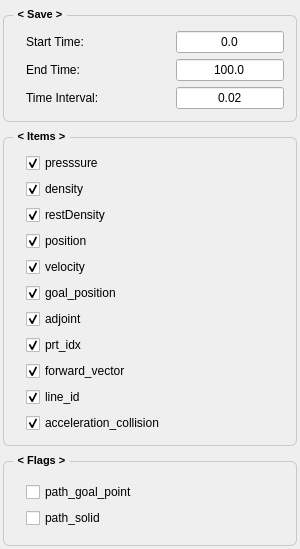
<?xml version="1.0" encoding="UTF-8"?>
<ui version="4.0">
 <class>ReportForm</class>
 <widget class="QWidget" name="ReportForm">
  <property name="geometry">
   <rect>
    <x>0</x>
    <y>0</y>
    <width>300</width>
    <height>549</height>
   </rect>
  </property>
  <property name="sizePolicy">
   <sizepolicy hsizetype="Preferred" vsizetype="Preferred">
    <horstretch>0</horstretch>
    <verstretch>0</verstretch>
   </sizepolicy>
  </property>
  <property name="font">
   <font>
    <pointsize>9</pointsize>
   </font>
  </property>
  <property name="windowTitle">
   <string>Form</string>
  </property>
  <layout class="QVBoxLayout" name="verticalLayout">
   <property name="leftMargin">
    <number>3</number>
   </property>
   <property name="topMargin">
    <number>6</number>
   </property>
   <property name="rightMargin">
    <number>3</number>
   </property>
   <property name="bottomMargin">
    <number>3</number>
   </property>
   <item>
    <widget class="QGroupBox" name="groupBox_4">
     <property name="maximumSize">
      <size>
       <width>16777215</width>
       <height>16777215</height>
      </size>
     </property>
     <property name="font">
      <font>
       <pointsize>8</pointsize>
       <bold>true</bold>
      </font>
     </property>
     <property name="styleSheet">
      <string notr="true">QGroupBox {
    border: 1px solid;
    border-radius: 6;
    margin-top: 9;
    border-color : #c8c8c8;
	padding: 3;   
}
QGroupBox::title {
    subcontrol-origin: margin;
    subcontrol-position: top left;
    left: 10;
    padding: 2 3;
}</string>
     </property>
     <property name="title">
      <string>&lt; Save &gt;</string>
     </property>
     <layout class="QVBoxLayout" name="verticalLayout_5">
      <property name="spacing">
       <number>6</number>
      </property>
      <property name="topMargin">
       <number>12</number>
      </property>
      <item>
       <layout class="QHBoxLayout" name="horizontalLayout_10" stretch="1,0">
        <property name="leftMargin">
         <number>10</number>
        </property>
        <item>
         <widget class="QLabel" name="label_5">
          <property name="font">
           <font>
            <pointsize>9</pointsize>
           </font>
          </property>
          <property name="text">
           <string>Start Time:</string>
          </property>
         </widget>
        </item>
        <item>
         <widget class="QLineEdit" name="lineEdit_start_time">
          <property name="maximumSize">
           <size>
            <width>16777215</width>
            <height>16777215</height>
           </size>
          </property>
          <property name="font">
           <font>
            <pointsize>9</pointsize>
           </font>
          </property>
          <property name="text">
           <string>0.0</string>
          </property>
          <property name="alignment">
           <set>Qt::AlignmentFlag::AlignCenter</set>
          </property>
         </widget>
        </item>
       </layout>
      </item>
      <item>
       <layout class="QHBoxLayout" name="horizontalLayout_11" stretch="1,0">
        <property name="leftMargin">
         <number>10</number>
        </property>
        <item>
         <widget class="QLabel" name="label_7">
          <property name="font">
           <font>
            <pointsize>9</pointsize>
           </font>
          </property>
          <property name="text">
           <string>End Time:</string>
          </property>
         </widget>
        </item>
        <item>
         <widget class="QLineEdit" name="lineEdit_end_time">
          <property name="maximumSize">
           <size>
            <width>16777215</width>
            <height>16777215</height>
           </size>
          </property>
          <property name="font">
           <font>
            <pointsize>9</pointsize>
           </font>
          </property>
          <property name="text">
           <string>100.0</string>
          </property>
          <property name="alignment">
           <set>Qt::AlignmentFlag::AlignCenter</set>
          </property>
         </widget>
        </item>
       </layout>
      </item>
      <item>
       <layout class="QHBoxLayout" name="horizontalLayout_12" stretch="1,0">
        <property name="leftMargin">
         <number>10</number>
        </property>
        <item>
         <widget class="QLabel" name="label_8">
          <property name="font">
           <font>
            <pointsize>9</pointsize>
           </font>
          </property>
          <property name="text">
           <string>Time Interval:</string>
          </property>
         </widget>
        </item>
        <item>
         <widget class="QLineEdit" name="lineEdit_time_interval">
          <property name="maximumSize">
           <size>
            <width>16777215</width>
            <height>16777215</height>
           </size>
          </property>
          <property name="font">
           <font>
            <pointsize>9</pointsize>
           </font>
          </property>
          <property name="text">
           <string>0.02</string>
          </property>
          <property name="alignment">
           <set>Qt::AlignmentFlag::AlignCenter</set>
          </property>
         </widget>
        </item>
       </layout>
      </item>
     </layout>
    </widget>
   </item>
   <item>
    <widget class="QGroupBox" name="groupBox_5">
     <property name="maximumSize">
      <size>
       <width>16777215</width>
       <height>16777215</height>
      </size>
     </property>
     <property name="font">
      <font>
       <pointsize>8</pointsize>
       <bold>true</bold>
      </font>
     </property>
     <property name="styleSheet">
      <string notr="true">QGroupBox {
    border: 1px solid;
    border-radius: 6;
    margin-top: 9;
    border-color : #c8c8c8;
	padding: 3;   
}
QGroupBox::title {
    subcontrol-origin: margin;
    subcontrol-position: top left;
    left: 10;
    padding: 2 3;
}</string>
     </property>
     <property name="title">
      <string>&lt; Items &gt;</string>
     </property>
     <layout class="QVBoxLayout" name="verticalLayout_6">
      <property name="spacing">
       <number>6</number>
      </property>
      <property name="topMargin">
       <number>12</number>
      </property>
      <item>
       <layout class="QVBoxLayout" name="verticalLayout_2">
        <property name="leftMargin">
         <number>10</number>
        </property>
        <item>
         <widget class="QCheckBox" name="checkBox_pressure">
          <property name="text">
           <string>presssure</string>
          </property>
          <property name="checked">
           <bool>true</bool>
          </property>
         </widget>
        </item>
        <item>
         <widget class="QCheckBox" name="checkBox_density">
          <property name="text">
           <string>density</string>
          </property>
          <property name="checked">
           <bool>true</bool>
          </property>
         </widget>
        </item>
        <item>
         <widget class="QCheckBox" name="checkBox_restDensity">
          <property name="text">
           <string>restDensity</string>
          </property>
          <property name="checked">
           <bool>true</bool>
          </property>
         </widget>
        </item>
        <item>
         <widget class="QCheckBox" name="checkBox_position">
          <property name="text">
           <string>position</string>
          </property>
          <property name="checked">
           <bool>true</bool>
          </property>
         </widget>
        </item>
        <item>
         <widget class="QCheckBox" name="checkBox_velocity">
          <property name="text">
           <string>velocity</string>
          </property>
          <property name="checked">
           <bool>true</bool>
          </property>
         </widget>
        </item>
        <item>
         <widget class="QCheckBox" name="checkBox_goal_position">
          <property name="text">
           <string>goal_position</string>
          </property>
          <property name="checked">
           <bool>true</bool>
          </property>
         </widget>
        </item>
        <item>
         <widget class="QCheckBox" name="checkBox_adjoint">
          <property name="text">
           <string>adjoint</string>
          </property>
          <property name="checked">
           <bool>true</bool>
          </property>
         </widget>
        </item>
        <item>
         <widget class="QCheckBox" name="checkBox_prt_idx">
          <property name="text">
           <string>prt_idx</string>
          </property>
          <property name="checked">
           <bool>true</bool>
          </property>
         </widget>
        </item>
        <item>
         <widget class="QCheckBox" name="checkBox_forward_vector">
          <property name="text">
           <string>forward_vector</string>
          </property>
          <property name="checked">
           <bool>true</bool>
          </property>
         </widget>
        </item>
        <item>
         <widget class="QCheckBox" name="checkBox_line_id">
          <property name="text">
           <string>line_id</string>
          </property>
          <property name="checked">
           <bool>true</bool>
          </property>
         </widget>
        </item>
        <item>
         <widget class="QCheckBox" name="checkBox_acceleration_collision">
          <property name="text">
           <string>acceleration_collision</string>
          </property>
          <property name="checked">
           <bool>true</bool>
          </property>
         </widget>
        </item>
       </layout>
      </item>
     </layout>
    </widget>
   </item>
   <item>
    <widget class="QGroupBox" name="groupBox_6">
     <property name="maximumSize">
      <size>
       <width>16777215</width>
       <height>16777215</height>
      </size>
     </property>
     <property name="font">
      <font>
       <pointsize>8</pointsize>
       <bold>true</bold>
      </font>
     </property>
     <property name="styleSheet">
      <string notr="true">QGroupBox {
    border: 1px solid;
    border-radius: 6;
    margin-top: 9;
    border-color : #c8c8c8;
	padding: 3;   
}
QGroupBox::title {
    subcontrol-origin: margin;
    subcontrol-position: top left;
    left: 10;
    padding: 2 3;
}</string>
     </property>
     <property name="title">
      <string>&lt; Flags &gt;</string>
     </property>
     <layout class="QVBoxLayout" name="verticalLayout_7">
      <property name="spacing">
       <number>6</number>
      </property>
      <property name="topMargin">
       <number>12</number>
      </property>
      <item>
       <layout class="QVBoxLayout" name="verticalLayout_3">
        <property name="leftMargin">
         <number>10</number>
        </property>
        <item>
         <widget class="QCheckBox" name="checkBox_path_goal_point">
          <property name="text">
           <string>path_goal_point</string>
          </property>
         </widget>
        </item>
        <item>
         <widget class="QCheckBox" name="checkBox_path_solid">
          <property name="text">
           <string>path_solid</string>
          </property>
         </widget>
        </item>
       </layout>
      </item>
     </layout>
    </widget>
   </item>
  </layout>
 </widget>
 <resources/>
 <connections/>
</ui>
